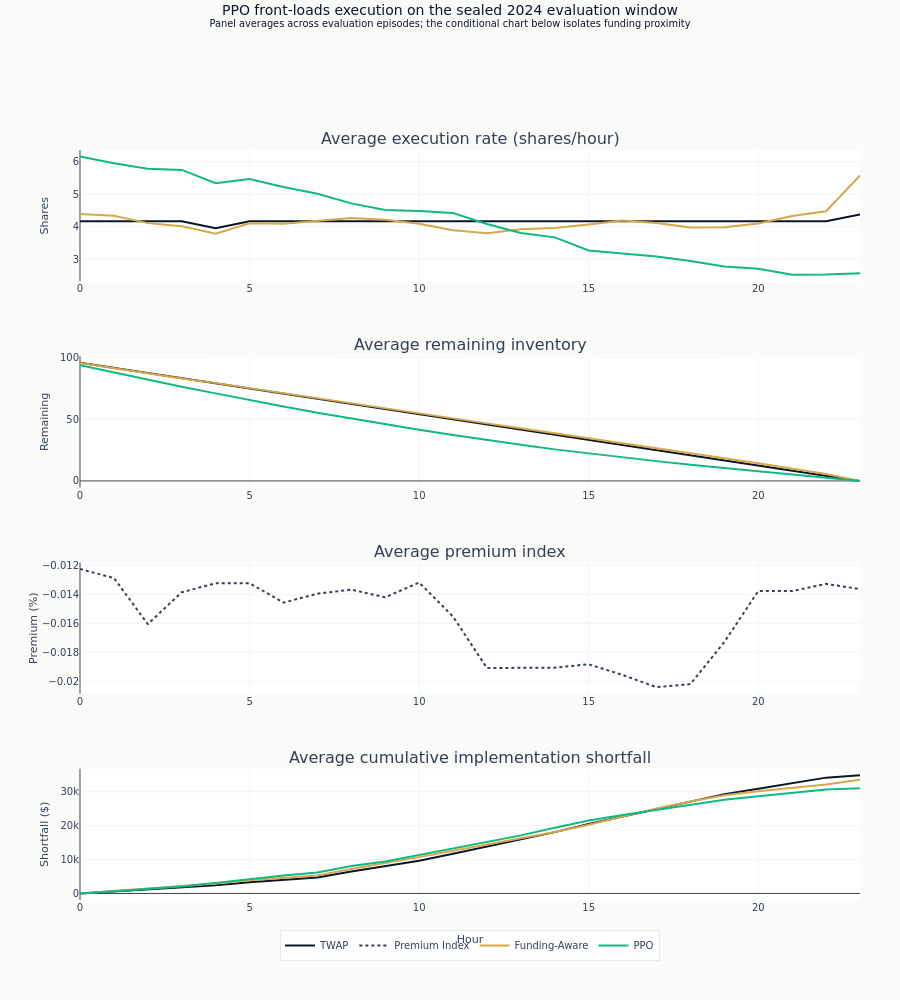

Notebook source saved alongside this figure:
### Code cell
ppo_profile = trajectory_stats.filter(pl.col("strategy") == "PPO").sort("step")
profile_quarter = max(ppo_profile.height // 4, 1)
early_rate = float(ppo_profile.head(profile_quarter)["mean_shares_sold"].mean())
late_rate = float(ppo_profile.tail(profile_quarter)["mean_shares_sold"].mean())
profile_direction = "front-loads" if early_rate > late_rate else "back-loads"
fig.update_layout(
    title=dict(
        text=f"PPO {profile_direction} execution on the sealed 2024 evaluation window<br>"
        "<sup>Panel averages across evaluation episodes; the conditional chart below isolates funding proximity</sup>",
        y=0.985,
        yanchor="top",
    ),
    height=1000,
    margin=dict(t=150, b=100, r=40),
    showlegend=True,
    legend=dict(
        orientation="h",
        yanchor="top",
        y=-0.04,
        xanchor="center",
        x=0.5,
    ),
)

fig.update_yaxes(title_text="Shares", row=1, col=1)
fig.update_yaxes(title_text="Remaining", row=2, col=1)
fig.update_yaxes(title_text="Premium (%)", row=3, col=1)
fig.update_yaxes(title_text="Shortfall ($)", row=4, col=1)
fig.update_xaxes(title_text="Hour", row=4, col=1)

fig.show()

### Figure 1 — Plotly figure (JSON) as saved in the notebook; plotly's stock layout.template omitted (floating-point values rounded to 4 significant figures)
{"data": [{"legendgroup": "TWAP", "line": {"color": "#0a1628"}, "name": "TWAP", "showlegend": true, "type": "scatter", "x": [0, 1, 2, 3, 4, 5, 6, 7, 8, 9, 10, 11, 12, 13, 14, 15, 16, 17, 18, 19, 20, 21, 22, 23], "xaxis": "x", "y": [4.167, 4.167, 4.167, 4.167, 3.958, 4.167, 4.167, 4.167, 4.167, 4.167, 4.167, 4.167, 4.167, 4.167, 4.167, 4.167, 4.167, 4.167, 4.167, 4.167, 4.167, 4.167, 4.167, 4.375], "yaxis": "y"}, {"legendgroup": "TWAP", "line": {"color": "#0a1628"}, "name": "TWAP", "showlegend": false, "type": "scatter", "x": [0, 1, 2, 3, 4, 5, 6, 7, 8, 9, 10, 11, 12, 13, 14, 15, 16, 17, 18, 19, 20, 21, 22, 23], "xaxis": "x2", "y": [95.83, 91.67, 87.5, 83.33, 79.37, 75.21, 71.04, 66.88, 62.71, 58.54, 54.38, 50.21, 46.04, 41.88, 37.71, 33.54, 29.37, 25.21, 21.04, 16.87, 12.71, 8.542, 4.375, 0.0], "yaxis": "y2"}, {"legendgroup": "Premium Index", "line": {"color": "#334155", "dash": "dot"}, "name": "Premium Index", "showlegend": true, "type": "scatter", "x": [0, 1, 2, 3, 4, 5, 6, 7, 8, 9, 10, 11, 12, 13, 14, 15, 16, 17, 18, 19, 20, 21, 22, 23], "xaxis": "x3", "y": [-0.01226, -0.01288, -0.01606, -0.01387, -0.01324, -0.01324, -0.01458, -0.01396, -0.01369, -0.01421, -0.01319, -0.01555, -0.01909, -0.01909, -0.01906, -0.01883, -0.01957, -0.02041, -0.0202, -0.01729, -0.01378, -0.01378, -0.01329, -0.01365], "yaxis": "y3"}, {"legendgroup": "TWAP", "line": {"color": "#0a1628"}, "name": "TWAP", "showlegend": false, "type": "scatter", "x": [0, 1, 2, 3, 4, 5, 6, 7, 8, 9, 10, 11, 12, 13, 14, 15, 16, 17, 18, 19, 20, 21, 22, 23], "xaxis": "x4", "y": [6.455, 593.6, 1155.0, 1642.0, 2423.0, 3294.0, 4062.0, 4702.0, 6473.0, 7990.0, 9638.0, 11690.0, 13760.0, 15810.0, 18080.0, 20480.0, 22700.0, 24920.0, 27150.0, 29280.0, 30890.0, 32500.0, 34140.0, 34820.0], "yaxis": "y4"}, {"legendgroup": "Funding-Aware", "line": {"color": "#D4A84B"}, "name": "Funding-Aware", "showlegend": true, "type": "scatter", "x": [0, 1, 2, 3, 4, 5, 6, 7, 8, 9, 10, 11, 12, 13, 14, 15, 16, 17, 18, 19, 20, 21, 22, 23], "xaxis": "x", "y": [4.389, 4.338, 4.112, 4.015, 3.79, 4.106, 4.094, 4.177, 4.273, 4.215, 4.092, 3.894, 3.801, 3.923, 3.964, 4.07, 4.191, 4.112, 3.977, 3.984, 4.102, 4.331, 4.477, 5.573], "yaxis": "y"}, {"legendgroup": "Funding-Aware", "line": {"color": "#D4A84B"}, "name": "Funding-Aware", "showlegend": false, "type": "scatter", "x": [0, 1, 2, 3, 4, 5, 6, 7, 8, 9, 10, 11, 12, 13, 14, 15, 16, 17, 18, 19, 20, 21, 22, 23], "xaxis": "x2", "y": [95.61, 91.27, 87.16, 83.15, 79.36, 75.25, 71.16, 66.98, 62.71, 58.49, 54.4, 50.51, 46.71, 42.78, 38.82, 34.75, 30.56, 26.44, 22.47, 18.48, 14.38, 10.05, 5.573, 0.0], "yaxis": "y2"}, {"legendgroup": "Funding-Aware", "line": {"color": "#D4A84B"}, "name": "Funding-Aware", "showlegend": false, "type": "scatter", "x": [0, 1, 2, 3, 4, 5, 6, 7, 8, 9, 10, 11, 12, 13, 14, 15, 16, 17, 18, 19, 20, 21, 22, 23], "xaxis": "x4", "y": [7.063, 741.5, 1437.0, 2034.0, 2955.0, 3875.0, 4605.0, 5279.0, 7236.0, 8876.0, 10710.0, 12600.0, 14450.0, 16240.0, 18090.0, 20260.0, 22690.0, 25070.0, 27120.0, 28940.0, 30120.0, 31110.0, 32110.0, 33530.0], "yaxis": "y4"}, {"legendgroup": "PPO", "line": {"color": "#10b981"}, "name": "PPO", "showlegend": true, "type": "scatter", "x": [0, 1, 2, 3, 4, 5, 6, 7, 8, 9, 10, 11, 12, 13, 14, 15, 16, 17, 18, 19, 20, 21, 22, 23], "xaxis": "x", "y": [6.157, 5.95, 5.782, 5.747, 5.336, 5.467, 5.223, 5.013, 4.719, 4.517, 4.488, 4.424, 4.085, 3.81, 3.674, 3.274, 3.178, 3.086, 2.946, 2.78, 2.712, 2.528, 2.535, 2.57], "yaxis": "y"}, {"legendgroup": "PPO", "line": {"color": "#10b981"}, "name": "PPO", "showlegend": false, "type": "scatter", "x": [0, 1, 2, 3, 4, 5, 6, 7, 8, 9, 10, 11, 12, 13, 14, 15, 16, 17, 18, 19, 20, 21, 22, 23], "xaxis": "x2", "y": [93.84, 87.89, 82.11, 76.36, 71.03, 65.56, 60.34, 55.33, 50.61, 46.09, 41.6, 37.18, 33.09, 29.28, 25.61, 22.34, 19.16, 16.07, 13.13, 10.35, 7.633, 5.105, 2.57, 0.0], "yaxis": "y2"}, {"legendgroup": "PPO", "line": {"color": "#10b981"}, "name": "PPO", "showlegend": false, "type": "scatter", "x": [0, 1, 2, 3, 4, 5, 6, 7, 8, 9, 10, 11, 12, 13, 14, 15, 16, 17, 18, 19, 20, 21, 22, 23], "xaxis": "x4", "y": [11.65, 698.3, 1305.0, 2084.0, 3122.0, 4241.0, 5280.0, 6156.0, 8067.0, 9419.0, 11340.0, 13450.0, 15230.0, 17110.0, 19390.0, 21500.0, 23140.0, 24660.0, 26150.0, 27630.0, 28670.0, 29630.0, 30640.0, 31000.0], "yaxis": "y4"}], "layout": {"annotations": [{"font": {"size": 16}, "showarrow": false, "text": "Average execution rate (shares/hour)", "x": 0.5, "xanchor": "center", "xref": "paper", "y": 1.0, "yanchor": "bottom", "yref": "paper"}, {"font": {"size": 16}, "showarrow": false, "text": "Average remaining inventory", "x": 0.5, "xanchor": "center", "xref": "paper", "y": 0.725, "yanchor": "bottom", "yref": "paper"}, {"font": {"size": 16}, "showarrow": false, "text": "Average premium index", "x": 0.5, "xanchor": "center", "xref": "paper", "y": 0.45, "yanchor": "bottom", "yref": "paper"}, {"font": {"size": 16}, "showarrow": false, "text": "Average cumulative implementation shortfall", "x": 0.5, "xanchor": "center", "xref": "paper", "y": 0.175, "yanchor": "bottom", "yref": "paper"}], "height": 1000, "legend": {"orientation": "h", "x": 0.5, "xanchor": "center", "y": -0.04, "yanchor": "top"}, "margin": {"b": 100, "r": 40, "t": 150}, "showlegend": true, "title": {"text": "PPO front-loads execution on the sealed 2024 evaluation window<br><sup>Panel averages across evaluation episodes; the conditional chart below isolates funding proximity</sup>", "y": 0.985, "yanchor": "top"}, "xaxis": {"anchor": "y", "domain": [0.0, 1.0]}, "xaxis2": {"anchor": "y2", "domain": [0.0, 1.0]}, "xaxis3": {"anchor": "y3", "domain": [0.0, 1.0]}, "xaxis4": {"anchor": "y4", "domain": [0.0, 1.0], "title": {"text": "Hour"}}, "yaxis": {"anchor": "x", "domain": [0.825, 1.0], "title": {"text": "Shares"}}, "yaxis2": {"anchor": "x2", "domain": [0.55, 0.725], "title": {"text": "Remaining"}}, "yaxis3": {"anchor": "x3", "domain": [0.275, 0.45], "title": {"text": "Premium (%)"}}, "yaxis4": {"anchor": "x4", "domain": [0.0, 0.175], "title": {"text": "Shortfall ($)"}}}}
